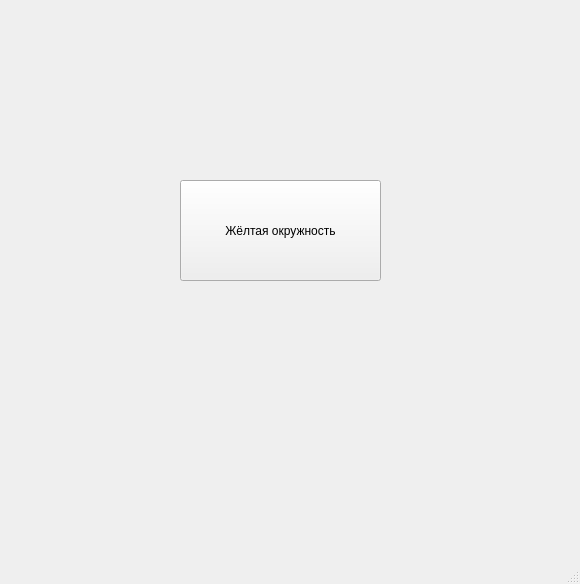
<?xml version="1.0" encoding="UTF-8"?>
<ui version="4.0">
 <class>MainWindow</class>
 <widget class="QMainWindow" name="MainWindow">
  <property name="geometry">
   <rect>
    <x>0</x>
    <y>0</y>
    <width>580</width>
    <height>584</height>
   </rect>
  </property>
  <property name="windowTitle">
   <string>Task1</string>
  </property>
  <widget class="QWidget" name="centralwidget">
   <widget class="QPushButton" name="btn">
    <property name="geometry">
     <rect>
      <x>180</x>
      <y>180</y>
      <width>201</width>
      <height>101</height>
     </rect>
    </property>
    <property name="text">
     <string>Жёлтая окружность</string>
    </property>
   </widget>
  </widget>
  <widget class="QMenuBar" name="menubar">
   <property name="geometry">
    <rect>
     <x>0</x>
     <y>0</y>
     <width>580</width>
     <height>21</height>
    </rect>
   </property>
  </widget>
  <widget class="QStatusBar" name="statusbar"/>
 </widget>
 <resources/>
 <connections/>
</ui>
